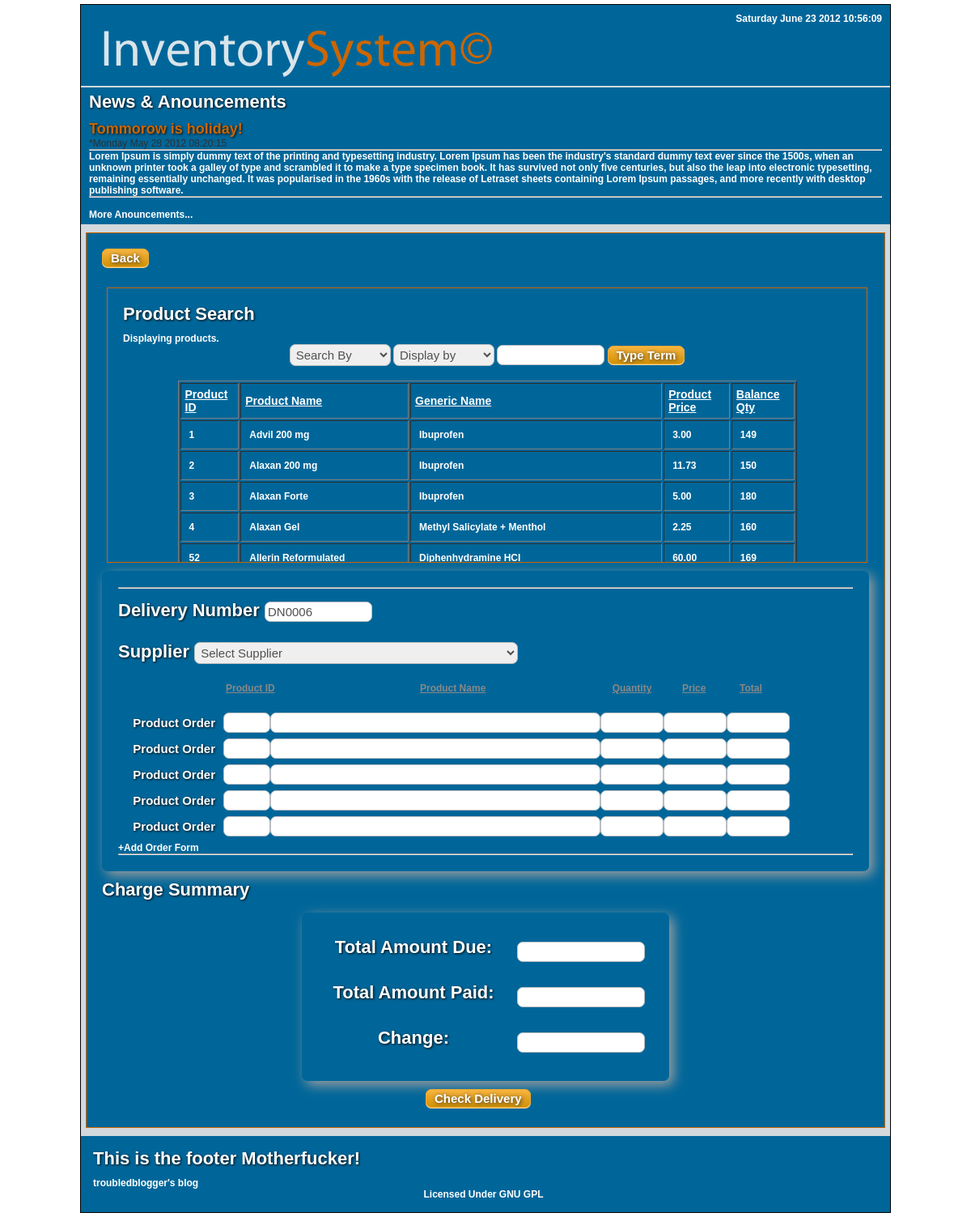
Page /employee/delivery.php on the committed database.
### tables this page shows
CREATE TABLE IF NOT EXISTS `product_detail` (
  `product_id` int(11) NOT NULL AUTO_INCREMENT,
  `product_name` varchar(255) NOT NULL,
  `product_generic_name` varchar(255) NOT NULL,
  `product_description` text NOT NULL,
  `who_added` varchar(255) NOT NULL,
  `date_added` datetime NOT NULL,
  KEY `product_id` (`product_id`)
);

CREATE TABLE IF NOT EXISTS `product` (
  `product_id` int(11) NOT NULL AUTO_INCREMENT,
  `unit_price` double(5,2) NOT NULL,
  `balance_qty` int(11) NOT NULL,
  PRIMARY KEY (`product_id`)
);

### includes/delivery_codes.php (the view, shortened to what this page needs)
<?php
function producttoDeliver(){
	$varDisplay = "0";
	$searchBox = "";
if(empty($_GET['formDisplay'])){
		if(empty($_GET['searchBox'])){
	$tempsql = mysql_query("
SELECT p.product_id,
unit_price,
balance_qty,
product_name,
product_generic_name
FROM product AS p
INNER JOIN product_detail AS pd on p.product_id = pd.product_id
ORDER BY product_name ASC
LIMIT 150");
		}
			}
	echo '<h3>Product Search</h3>';
	if(empty($varDisplay) && empty($searchBox)){
		echo 'Displaying products.';
	}else{
		echo "<p>Displaying ".$varDisplay." products.";
		echo "<br/><p>Results for: '".$searchBox."' ";
		}
	productDisplayMenu2();
	echo'
	 <table border="1">
	<tr>
    <th class="theth" scope="col">Product ID</th>
    <th class="theth" scope="col">Product Name</th>
    <th class="theth" scope="col">Generic Name</th>
	<th class="theth" scope="col">Product Price</th>
	<th class="theth" scope="col">Balance Qty</th>
    </tr>';
	$count = 0;
	while($row2 = mysql_fetch_array($tempsql)){
		echo "<tr bgcolor='#006699' id='row".$count."' onmouseover='over(".$count.")' onmouseout='out(".$count.")' onClick='addtosale(".$count.")'>";
		echo "<td id='pid".$count."'>".$row2['product_id']."</td>";
		echo "<td id='pname".$count."'>".$row2['product_name']."</td>";
		echo "<td id='gen_name".$count."'>".$row2['product_generic_name']."</td>";
		echo "<td id='price".$count."'>".$row2['unit_price']."</td>";
		echo "<td name='balance[]'>".$row2['balance_qty']."</td>";
		echo '</tr>';
		$count++;
		}
	echo '</table>';
	}
function productDisplayMenu2(){
echo '
<div align="center">
<form class="forms" action="sales.php" method="get" name="productDisplayForm">
	<select class="input" name="formSearchBy">
	<option value="product_name">Search By</option>
  <option value="product_name">Product Name</option>
  <option value="product_generic_name">Generic Name</option>
	</select>
	<select class="input" name="formDisplay">
	<option value="5">Display by</option>
  <option value="5">5</option>
  <option value="10">10</option>
  <option value="15">15</option>
  <option value="100">100</option>
	</select>
	<input class="input" name="searchBox" type="text" value="" size="15" maxlength="20" />
	<a href="#" class="minibutton">Type Term</a>
	</form>
	</div>';
}
function displaySupplier(){
	 echo '<h3>Supplier <select class="inputpname" name="supplier" id="supplier" type="text">';
													echo '<option value="">Select Supplier</option>';
                			echo '</select>';
                echo '</h3>';
	}
function deliveryNumber(){
	$getdel = mysql_query("SELECT delivery_id FROM delivery");
	$getdelnum = mysql_num_rows($getdel);
	$getdelnum += 1;
	echo '<h3>Delivery Number <input class="input" readonly="readonly" type="text" value="DN000'.$getdelnum.' "></h3><br/>';
	}
?>

### employee/delivery.php (shortened to what this page needs)
<?php
include("../includes/employee_html.php");
include("../includes/delivery_codes.php");
?>
<!DOCTYPE html PUBLIC "-//W3C//DTD XHTML 1.0 Transitional//EN" "http://www.w3.org/TR/xhtml1/DTD/xhtml1-transitional.dtd">
<html xmlns="http://www.w3.org/1999/xhtml">
<head>
<link rel="stylesheet" href="../css/main.css">
<link rel="stylesheet" href="../css/forms.css">
<link rel="stylesheet" href="../css/minibutton.css">
<link rel="stylesheet" href="../css/delivery.css">
</head>
<body>
<div id="wrapper">
    	<header id="main_header">
        <?php mainHeader(); ?>
        </header>
        	<div id="top_search">
            <?php mainAnouncements(); ?>
  </div>
<div id="main_section" class="dates">
<h3><a href="../index.php" class="minibutton">Back</a></h3>
<div id="main_section2" class="dates">
<?php producttoDeliver(); ?>
</div>
<div id="generalform">
               <hr/><br/>
                <?php deliveryNumber();?>
               <?php displaySupplier();?>
      <table class="tablemargin" align="center"  cellspacing="0">
  <tr>
    <th width="105" height="30" scope="col"><div align="center">Product ID</div></th>
    <th width="388" scope="col"><div align="center">Product Name</div></th>
    <th width="85" scope="col">Quantity</th>
    <th width="70" scope="col">Price</th>
    <th width="112" scope="col">Total</th>
  </tr>
</table>
<p class=""><a href="#">+Add Order Form</a></p>
<hr/>
</div>
<h3>Charge Summary</h3>
<table id="generalform2" width="428"  cellspacing="0"  class="tablestats">
<div class=field>
  <tr>
    <td width="57%"><div align="center"><h3>Total Amount Due:</h3></div></td>
    <td width="43%"><input readonly='readonly' class='inputstat' type='text' id='due'></td>
  </tr>
  <tr>
    <td><div align="center"><h3>Total Amount Paid:</h3></div></td>
    <td><input class='inputstat' type='text' id='payment' onkeyup="subtract()"></td>
  </tr>
  <tr>
    <td><div align="center"><h3>Change: </h3></div></td>
    <td><input readonly='readonly' class='inputstat' type='text' id='sukli'></td>
  </tr>
</div>
</table>
<form name="pass_data"  class="container" method="post" action="checkdelivery.php">
<input type="button" class="minibutton2" value="Check Delivery" onclick="inSale()"/>
</form>
</div>
<div id="main_footer" class="links">
	<?php mainFooter(); ?>
  </div>
</div>
</body>
</html>

### includes/employee_html.php (shortened to what this page needs)
<?php
function mainHeader(){
	echo '
		<header id="main_header">
			<div id="rightAlign">';
		topRightLinks();
	echo '
		</div>
	<a href="../index.php"><img src="../images/mainLogo2.png"></a>
		</header>
	';
	}
function mainAnouncements(){
	echo '
	<h3>News &amp; Anouncements</h3>
            <h4>Tommorow is holiday!</h4>
			<p>*Monday May 28 2012 08:20:15</p>
			<hr>
<p class="dates">Lorem Ipsum is simply dummy text of the printing and typesetting industry. Lorem Ipsum has been the industry\'s standard dummy text ever since the 1500s, when an unknown printer took a galley of type and scrambled it to make a type specimen book. It has survived not only five centuries, but also the leap into electronic typesetting, remaining essentially unchanged. It was popularised in the 1960s with the release of Letraset sheets containing Lorem Ipsum passages, and more recently with desktop publishing software.<hr/><br/></p>
<p class="dates"><a href="anouncement.php">More Anouncements...</a></p>';
	}
function topRightLinks(){
	echo '
	<span id="date_time" class="dates">  <script type="text/javascript">window.onload = date_time("date_time");</script>';
	echo '</span>';
}
function mainFooter(){
	echo '
	<h3>This is the footer Motherfucker!</h3>
			<a href="http://troubledblogger.wordpress.com">troubledblogger\'s blog</a><center><p class="dates">Licensed Under GNU GPL</p></center>
	';
}
?>

### css/main.css (style rules this page uses)
* { margin:0px; padding:0px; list-style-type:none; }
body { text-align:center; font-family:Arial; font-size:12px; color:#303030; }
header,nav,section,aside,footer { display:block; }
img { border:none; }
h3 { margin-bottom:10px; font-size:22px; color:white; text-shadow:1px 1px 3px #080808; }
h4 { font-size:18px; color:#CC6600; text-shadow:1px 1px 3px #080808; }
table { width:100%; text-align:left; }
th { color:#888888; font-weight:bold; text-decoration:underline; }
td { padding:3px 10px; }
a:link { color:white; text-decoration:none; }
#wrapper { width:1000px; border:solid black 1px; margin:5px auto 0px; text-align:left; background-color:#d3d9dc; margin-bottom:5px; }
#main_header { background-color:#006699; padding:5px; }
#top_search { margin-top:2px; padding:5px 10px 5px 10px; display:block; background-color:#006699; }
#rightAlign { float:right; text-align:right; }
#main_section { margin:2px auto 0px; width:780px; text-align: center; background-color:#006699; padding:50px; border: solid 1px #CC6600; }
#main_section2 { margin:2px auto 0px; width:780px; text-align: center; background-color:#006699; padding:50px; border: solid 1px #CC6600; }
#main_footer { margin:2px auto auto; padding:15px; clear:both; background-color:#006699; }
.dates { color:#CC6600; font-weight:bold; padding:0px; color:white; }
.links { color:#CC6600; font-weight:bold; margin-top:10px; padding:10px; }
p { margin-right:5px; }

### css/forms.css (style rules this page uses)
#generalform { margin:15px auto 0px; padding:20px; background:#006699; overflow:auto; border-radius:7px; -moz-border-radius:7px; -webkit-border-radius:7px; box-shadow:5px 5px 15px #A0A0A0; -moz-box-shadow:5px 5px 15px #A0A0A0; -webkit-box-shadow:5px 5px 15px #A0A0A0; }
.container { width:750px; }
.field { margin-bottom:7px; }
.input { font-size:15px; padding:5px; border:1px solid #b9bdc1; width:500px; color:#505050; }
table { width:85%; text-align:left; margin:15px auto 0px; margin-bottom:15px; }
td { padding:10px; }

### css/minibutton.css (style rules this page uses)
.minibutton { -moz-box-shadow: 0px 1px 0px 0px #fed897; -webkit-box-shadow: 0px 1px 0px 0px #fed897; box-shadow: 0px 1px 0px 0px #fed897; background:-webkit-gradient( linear, left top, left bottom, color-stop(0.05, #f6b33d), color-stop(1, #d29105) ); background:-moz-linear-gradient( center top, #f6b33d 5%, #d29105 100% ); filter:progid:DXImageTransform.Microsoft.gradient(startColorstr='#f6b33d', endColorstr='#d29105'); background-color:#f6b33d; border:1px solid #eda933; display:inline-block; color:#ffffff; font-family:arial; font-size:15px; font-weight:bold; padding:2px 10px; text-decoration:none; text-shadow: 1px 1px 5px #303030; border-radius:7px; -moz-border-radius:7px; -webkit-border-radius:7px; margin-bottom:5px; }
a:link { color:white; text-decoration:none; }

### rows in the picture
product_detail: product_id.product_id "1", product_name "Advil 200 mg", product_generic_name "Ibuprofen", product_id.unit_price "3.00", product_id.balance_qty "149"
product_detail: product_id.product_id "2", product_name "Alaxan 200 mg", product_generic_name "Ibuprofen", product_id.unit_price "11.73", product_id.balance_qty "150"
product_detail: product_id.product_id "3", product_name "Alaxan Forte", product_generic_name "Ibuprofen", product_id.unit_price "5.00", product_id.balance_qty "180"
product_detail: product_id.product_id "4", product_name "Alaxan Gel", product_generic_name "Methyl Salicylate + Menthol", product_id.unit_price "2.25", product_id.balance_qty "160"
product_detail: product_id.product_id "52", product_name "Allerin Reformulated", product_generic_name "Diphenhydramine HCI", product_id.unit_price "60.00", product_id.balance_qty "169"
